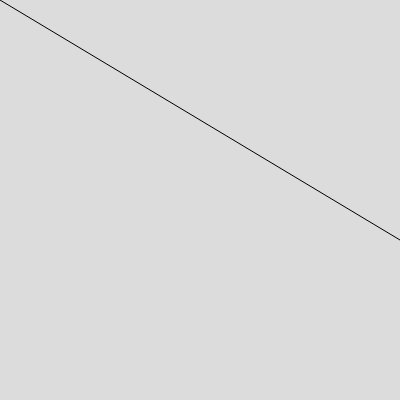
Frame 1 (no input)
Frame 60 (no input): identical to frame 1, image omitted
Frame 120 (the mouse pressed at the canvas centre since frame 60): identical to frame 1, image omitted

The p5.js sketch that drew this single still picture (run headless with seeded random() and noise() and a simulated clock; from frame 60 on, the mouse is pressed at the canvas centre):

// p5.js sketch
// ── sketch.js
function setup() {
  // put setup code here
  createCanvas(400, 400);


}

function draw() {
  // put drawing code here
  background(220);
  line(0,0,500,300);

}
